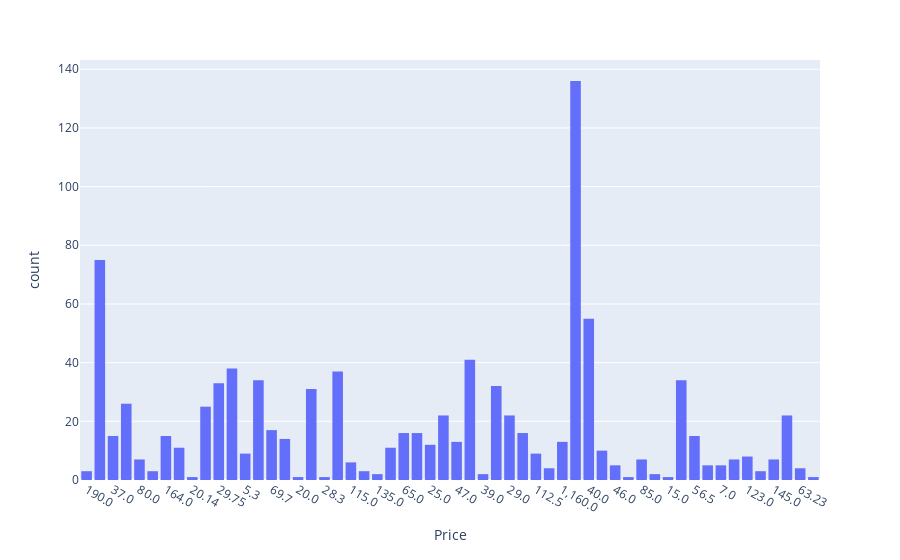

Notebook cell for this chart:
### Markdown cell above
# How Expensive are the Launches? 

Creating a histogram and visualise the distribution. The price column is given in USD millions (missing values too).

### Code cell
px.histogram(df_data.sort_values(by=["Organisation", "Price"], ascending=[True, True]), x="Price",nbins=10)

### Figure 1 — Plotly figure (JSON) as saved in the notebook; plotly's stock layout.template omitted (floating-point values rounded to 4 significant figures; data arrays with more than 128 entries replaced by an {"elided": "..."} marker saying what was removed)
{"data": [{"alignmentgroup": "True", "bingroup": "x", "hovertemplate": "Price=%{x}<br>count=%{y}<extra></extra>", "legendgroup": "", "marker": {"color": "#636efa", "pattern": {"shape": ""}}, "name": "", "nbinsx": 10, "offsetgroup": "", "orientation": "v", "showlegend": false, "type": "histogram", "x": {"elided": "4324 str values"}, "xaxis": "x", "yaxis": "y"}], "layout": {"barmode": "relative", "legend": {"tracegroupgap": 0}, "margin": {"t": 60}, "xaxis": {"anchor": "y", "domain": [0, 1], "title": {"text": "Price"}}, "yaxis": {"anchor": "x", "domain": [0, 1], "title": {"text": "count"}}}}
